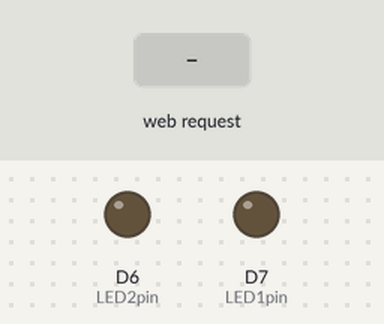
The sketch below on a simulated ESP8266 (NodeMCU). On the bench: output pins drawn as LEDs (lit = HIGH). The inputs (shaded band) are chosen by the test bench. WiFi joins after 1.5 s; servers stay silent unless stated; what the sketch prints to the serial monitor is not drawn.

Above: at 2.7 s.
2.8 s: HTTP request GET /led1on received
At 3.8 s:
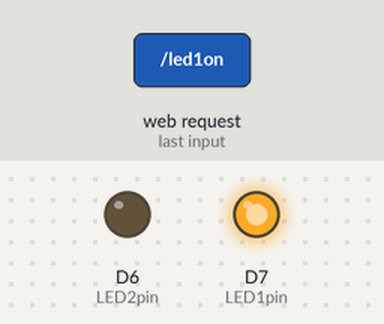
4.3 s: HTTP request GET /led2on received
At 4.9 s:
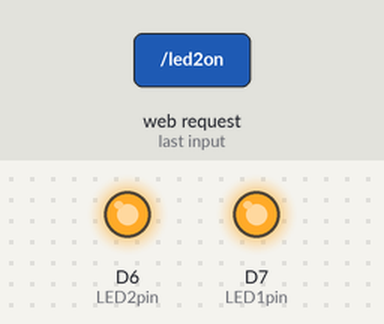
5.8 s: HTTP request GET /led1off received
At 6.1 s:
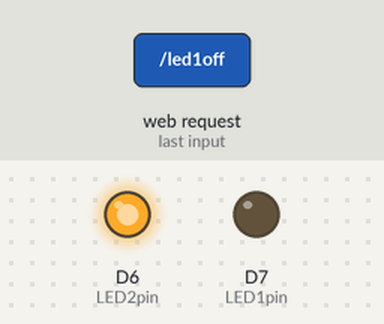
7.3 s: HTTP request GET /led2off received
At 8.4 s:
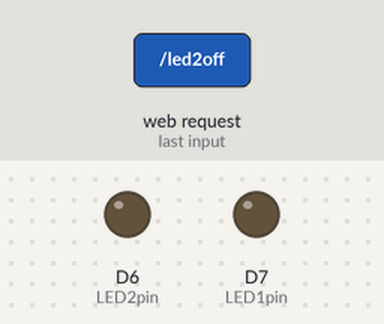
Timing chart, 0 to 9.8 s (numbered marks = the images above; inputs shaded):
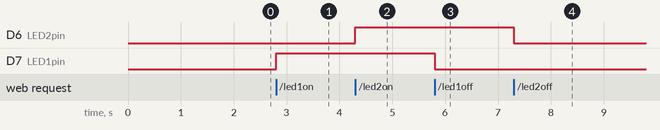

Measured:
- after the input at 2.8 s, D7 (LED1pin): LOW → HIGH at once
- after the input at 4.3 s, D6 (LED2pin): LOW → HIGH at once
- after the input at 5.8 s, D7 (LED1pin): HIGH → LOW at once
- after the input at 7.3 s, D6 (LED2pin): HIGH → LOW at once

The sketch:

sketch_may05a.ino
```cpp
#include <ESP8266WiFi.h>
#include <WiFiClient.h>
#include <ESP8266WebServer.h>
#include <ESP8266mDNS.h>
#ifndef APSSID
#define APSSID "HSU_Students" // existing Wifi network
#define APPSK "dhhs12cnvch"
#endif
/* Set these to your desired credentials. */
const char *ssid = APSSID;
const char *password = APPSK;
ESP8266WebServer server(80);
MDNSResponder mdns;
int LED1pin = D7;
bool LED1status = LOW;
int LED2pin = D6;
bool LED2status = LOW;
void setup() {
Serial.begin(115200);
Serial.println();
Serial.print("Connect to existing Wifi network...");
WiFi.begin(ssid, password);
while (WiFi.status() != WL_CONNECTED) {
delay(500);
Serial.print(".");
}
Serial.println("");
Serial.println("WiFi connected");
Serial.println("IP address: ");
Serial.println(WiFi.localIP());
//Tạo trang web server đơn giản điều khiển 2 đèn LED
pinMode(LED1pin, OUTPUT);
pinMode(LED2pin, OUTPUT);
server.on("/", handle_OnConnect);
server.on("/led1on", handle_led1on);
server.on("/led1off", handle_led1off);
server.on("/led2on", handle_led2on);
server.on("/led2off", handle_led2off);
server.onNotFound(handle_NotFound);
server.begin();
Serial.println("HTTP server started");
}
void loop() {
  server.handleClient();
if (LED1status)
{
digitalWrite(LED1pin, HIGH);
}
else
{
digitalWrite(LED1pin, LOW);
}
if (LED2status)
{
digitalWrite(LED2pin, HIGH);
}
else
{
digitalWrite(LED2pin, LOW);
}
}
/*custom function*/
String sendHtmlResponse(int led1status,int led2status) {
String html="<!DOCTYPE html>\r\n" ;
html+="<html>\r\n" ;
html+="<head>\r\n" ;
html+="<meta charset=\"UTF-8\">\r\n" ;
html+= "<title>ESP8266</title>\r\n" ;
html+= "<meta name=\"viewport\" content=\"width=width-device,initial-scale =1\" />\r\n" ;
html+= "<link rel=\"stylesheet\" href=\"https://stackpath.bootstrapcdn.com/bootstrap/4.5.2/css/bootstrap.min.css\" />\r\n" ;
html+= "<style>\r\n" ;
html+= "p,h2{margin: 0px}\r\n" ;
html+= " .header{\r\n" ;
html+= " background-color: orange;\r\n" ;
html+= " height: 100px;\r\n" ;
html+= " text-align: center;\r\n" ;
html+= " display: flex;\r\n" ;
html+= " align-items: center;\r\n" ;
html+= " }\r\n" ;
html+= " .footer{\r\n" ;
html+= " background-color: black;\r\n" ;
html+= " color: #FFFFFF;\r\n" ;
html+= " height: 100px;\r\n" ;
html+= " text-align: center;\r\n" ;
html+= " display: flex;\r\n" ;
html+= " align-items: center;\r\n" ;
html+= " }\r\n" ;
html+= " .main{\r\n" ;
html+= " height: 800px;\r\n" ;
html+= " padding-top:30px;\r\n" ;
html+= " padding-bottom: 30px;\r\n" ;
html+= " \r\n" ;
html+= " }\r\n" ;
html+= " .main h5{\r\n" ;
html+= " text-align: center;\r\n" ;
html+= " }\r\n" ;
html+= " .led{\r\n" ;
html+= " display: flex;\r\n" ;
html+= " text-align:center;\r\n" ;
html+= " align-items: center;\r\n" ;
html+= " justify-content: center;\r\n" ;
html+= " padding-top: 3em;\r\n" ;
html+= " padding-bottom: 3em;\r\n" ;
html+= " }\r\n" ;
html+= "</style>\r\n" ;
html+= "</head>\r\n" ;
html+= "<body>\r\n" ;
html+= "<div class=\"header\">\r\n" ;
html+= " <div class=\"container\">\r\n" ;
html+= " <h2>ESP8266</h2>\r\n" ;
html+= " </div>\r\n" ;
html+= "</div>\r\n" ;
html+= "<div class=\"main\">\r\n" ;
html+= "<div class=\"container\">\r\n" ;
html+= "<h5>ĐIỀU KHIỂN ĐÈN LED</h5>\r\n" ;
html+= " <div class=\"row led\">\r\n" ;
html+= " \r\n" ;
html+= " <div class=\"col-md-6\">\r\n" ;
html+= " \r\n" ;
if(led1status)
{
html+= " <a href=\"/led1off\" class=\"btn btn-danger btn-lg w-50\">OFF</a>\r\n" ;
html+= " <p>LED 1 status: ON</p>\r\n" ;
html+= " \r\n" ;
}else{
html+= " <a href=\"/led1on\" class=\"btn btn-primary btn-lg w-50\">ON</a>\r\n" ;
html+= " <p>LED 1 status: OFF</p>\r\n" ;
html+= " \r\n" ;
}
html+= " </div>\r\n" ;
html+= " <div class=\"col-md-6\">\r\n" ;
html+= " \r\n" ;
if(led2status)
{
html+= " <a href=\"/led2off\" class=\"btn btn-danger btn-lg w-50\">OFF</a>\r\n" ;
html+= " <p>LED 2 status: ON</p>\r\n" ;
html+= " \r\n" ;
}else{
html+= " <a href=\"/led2on\" class=\"btn btn-primary btn-lg w-50\">ON</a>\r\n" ;
html+= " <p>LED 2 status: OFF</p>\r\n" ;
html+= " \r\n" ;
}
html+= " </div>\r\n" ;
html+= " </div>\r\n" ;
html+= "</div>\r\n" ;
html+= "</div>\r\n" ;
html+= "<div class=\"footer\">\r\n" ;
html+= " <div class=\"container\">\r\n" ;
html+= " <p>@TH CNTT 2</p>\r\n" ;
html+= " </div>\r\n" ;
html+= "</div>\r\n" ;
html+= "</body>\r\n" ;
html+= "</html>";
return html;
}
void handle_OnConnect() {
LED1status = LOW;
LED2status = LOW;
Serial.println("D7 Status: OFF | D6 Status: OFF");
server.send(200, "text/html", sendHtmlResponse(LED1status,LED2status));
}
void handle_led1on() {
LED1status = HIGH;
Serial.println("D7 Status: ON");
server.send(200, "text/html", sendHtmlResponse(true,LED2status));
}
void handle_led1off() {
LED1status = LOW;
Serial.println("D7 Status: OFF");
server.send(200, "text/html", sendHtmlResponse(false,LED2status));
}
void handle_led2on() {
LED2status = HIGH;
Serial.println("D7 Status: ON");
server.send(200, "text/html", sendHtmlResponse(LED1status,true));
}
void handle_led2off() {
LED2status = LOW;
Serial.println("D7 Status: OFF");
server.send(200, "text/html", sendHtmlResponse(LED1status,false));
}
void handle_NotFound(){
server.send(404, "text/plain", "Not found");

}
```
